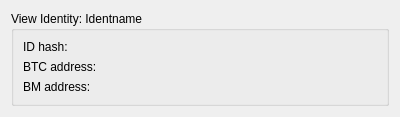
<?xml version="1.0" encoding="UTF-8"?>
<ui version="4.0">
 <class>Dialog</class>
 <widget class="QDialog" name="Dialog">
  <property name="geometry">
   <rect>
    <x>0</x>
    <y>0</y>
    <width>400</width>
    <height>114</height>
   </rect>
  </property>
  <property name="windowTitle">
   <string>Dialog</string>
  </property>
  <layout class="QGridLayout" name="gridLayout_2">
   <item row="0" column="0">
    <widget class="QGroupBox" name="view_ident_groupbox">
     <property name="title">
      <string>View Identity: Identname</string>
     </property>
     <layout class="QGridLayout" name="gridLayout">
      <item row="0" column="0">
       <layout class="QVBoxLayout" name="verticalLayout">
        <item>
         <widget class="QLabel" name="hash_label">
          <property name="text">
           <string>ID hash: </string>
          </property>
         </widget>
        </item>
        <item>
         <widget class="QLabel" name="btcaddr_label">
          <property name="text">
           <string>BTC address: </string>
          </property>
         </widget>
        </item>
        <item>
         <widget class="QLabel" name="bmaddr_label">
          <property name="text">
           <string>BM address: </string>
          </property>
         </widget>
        </item>
       </layout>
      </item>
     </layout>
    </widget>
   </item>
  </layout>
 </widget>
 <resources/>
 <connections/>
</ui>
